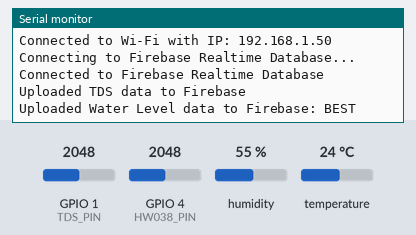
Simulated run of this sketch. Board: ESP32. Shown: the last lines printed to the serial monitor. Inputs (shaded band) come from the test bench; at power-on: GPIO 4 (HW038_PIN) = 2048, temperature 24 °C, GPIO 1 (TDS_PIN) = 2048, humidity 55 %. WiFi joins after 1.5 s; servers stay silent unless stated.

Above: at 3.6 s.
3.7 s: GPIO 4 (HW038_PIN) set to 260
At 6.2 s:
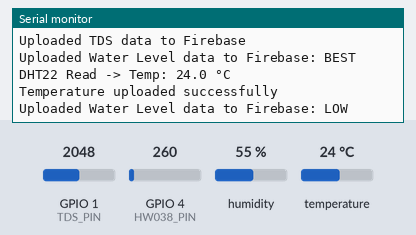
6.6 s: GPIO 4 (HW038_PIN) set to 122
At 10.6 s:
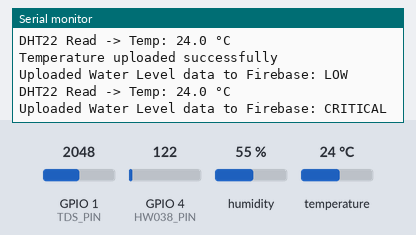
13.1 s: temperature set to 19 °C
At 15.4 s:
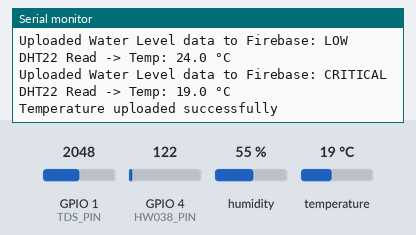

The sketch:

FianlCodeRead.ino
```cpp
#include <WiFi.h>
#include <Arduino.h>
#include <Firebase_ESP_Client.h>

#include "addons/TokenHelper.h"
#include "addons/RTDBHelper.h"
#include "secrets.h"

#include "dht_helper.h"
#include "tds_helper.h"
#include "hw038.h"

// Firebase Objects
FirebaseData fbdo;
FirebaseAuth auth;
FirebaseConfig config;

// Upload rate control
unsigned long lastFirebaseUploadMillis = 0;
const unsigned long firebaseUploadIntervalMs = 5000UL;

float lastUploadedTempC = -999.0f;
float lastUploadedTdsRef = -1.0f;
String lastUploadedWaterLevel = "";

void setup() {
  Serial.begin(115200);
  delay(500);
  Serial.println("Initializing Aqua Smart Readings Node (ESP32)...");

  // Temporarily lower CPU clock to 80MHz to reduce peak power draw during boot
  setCpuFrequencyMhz(80);

  // Connect to Wi-Fi
  Serial.print("Connecting to Wi-Fi");
  WiFi.begin(WiFi_SSID, WiFi_PASSWORD);
  while (WiFi.status() != WL_CONNECTED) {
    delay(500);
    Serial.print(".");
  }
  Serial.println("\nConnected to Wi-Fi with IP: " + WiFi.localIP().toString());

  // Restore high performance (240MHz)
  setCpuFrequencyMhz(240);

  // Connect to Firebase
  Serial.println("Connecting to Firebase Realtime Database...");
  config.api_key = Firebase_API_KEY;
  auth.user.email = Firebase_Device_mail;
  auth.user.password = Firebase_Device_pw;
  config.database_url = Firebase_DB_url;

  config.timeout.socketConnection = 10 * 1000;
  config.timeout.sslHandshake = 10 * 1000;

  config.token_status_callback = tokenStatusCallback;

  Firebase.begin(&config, &auth);
  Firebase.reconnectWiFi(true);

  fbdo.setResponseSize(2048);

  Serial.println("Connected to Firebase Realtime Database");

  // Required by the DB validate rule (hasChildren(['online','waterLevel','waterQuality']))
  if (!Firebase.RTDB.setBool(&fbdo, "/devices/aqua-main/status/online", true)) {
    Serial.printf("Failed to set online flag: %s\n", fbdo.errorReason().c_str());
  }

  // Initialize sensors
  setupDht();
  setupTds();
  setupHw038();

  // Seed waterLevel + waterQuality once at boot so the DB's hasChildren
  // validate rule is satisfied immediately, regardless of loop order
  readAndUploadTds(fbdo, lastUploadedTdsRef);
  readAndUploadHw038(fbdo, lastUploadedWaterLevel);
}

void loop() {
  unsigned long currentMillis = millis();
  if (currentMillis - lastFirebaseUploadMillis >= firebaseUploadIntervalMs) {
    lastFirebaseUploadMillis = currentMillis;

    if (Firebase.ready()) {
      // Call helper functions to read and upload
      readAndUploadDht(fbdo, lastUploadedTempC);
      readAndUploadTds(fbdo, lastUploadedTdsRef);
      readAndUploadHw038(fbdo, lastUploadedWaterLevel);
    }
  }
}
```

dht_helper.h
```cpp
#pragma once
#include <DHT.h>

#define DHTPIN 16
#define DHTTYPE DHT22   // DHT 22

DHT dht(DHTPIN, DHTTYPE);


bool measureDht22(float &tempC) {
  float t = dht.readTemperature();
  if (isnan(t)) {
    return false;
  }
  tempC = t;
  return true;
}

void setupDht() {
  dht.begin();
}

void readAndUploadDht(FirebaseData &fbdoRef, float &lastUploadedTempRef) {
  float tempC = 0.0f;

  if (measureDht22(tempC)) {
    Serial.printf("DHT22 Read -> Temp: %.1f °C\n", tempC);

    if (tempC != lastUploadedTempRef) {
      if (Firebase.RTDB.setFloat(&fbdoRef, "/devices/aqua-main/status/temperatureC", tempC)) {
        lastUploadedTempRef = tempC;
        Serial.println("Temperature uploaded successfully");
      } else {
        Serial.printf("Failed to upload temperature: %s\n", fbdoRef.errorReason().c_str());
      }
    }
  } else {
    Serial.println("Sensor reading failed, skipping Firebase upload");
  }
}
```

hw038.h
```cpp
#pragma once
#include <Arduino.h>
#include <Firebase_ESP_Client.h>

#define HW038_PIN 4

const int lowerThreshold = 200;
const int midThreshold = 420;
const int upperThreshold = 520;

void setupHw038() {
  pinMode(HW038_PIN, INPUT);
  analogSetAttenuation(ADC_11db);
}

String getHw038WaterLevel(int &rawLevelOut) {
  long adcSum = 0;
  for (int i = 0; i < 10; i++) {
    adcSum += analogRead(HW038_PIN);
    delay(2);
  }
  rawLevelOut = adcSum / 10;

  if (rawLevelOut > upperThreshold) {
    return "BEST";
  } else if (rawLevelOut > midThreshold) {
    return "MEDIUM";
  } else if (rawLevelOut > lowerThreshold) {
    return "LOW";
  } else {
    return "CRITICAL";
  }
}

void readAndUploadHw038(FirebaseData &fbdoRef, String &lastUploadedWaterLevelRef) {
  int level = 0;
  String currentWaterLevel = getHw038WaterLevel(level);

  if (currentWaterLevel != lastUploadedWaterLevelRef) {
    if (Firebase.RTDB.setString(&fbdoRef, "/devices/aqua-main/status/waterLevel", currentWaterLevel)) {
      lastUploadedWaterLevelRef = currentWaterLevel;
      Serial.print("Uploaded Water Level data to Firebase: ");
      Serial.println(currentWaterLevel);
    } else {
      Serial.printf("Failed to upload Water Level data: %s\n", fbdoRef.errorReason().c_str());
    }
  }
}
```

secrets.h
```cpp
#ifndef CONFIG_H
#define CONFIG_H

// WiFi Configuration
#define WiFi_SSID "Prem Fiber"
#define WiFi_PASSWORD "@welcome123"

// Firebase Configuration
#define Firebase_API_KEY "AIzaSyBLwrJHK-rU4AL8OtXM3XTrbm8JSmhtSKo"
#define Firebase_Device_mail "webadmin@gmail.com"
#define Firebase_Device_pw "admin@1223"
#define Firebase_DB_url "https://aqua-bot-dcbe0-default-rtdb.asia-southeast1.firebasedatabase.app"

#endif
```

tds_helper.h
```cpp
#pragma once
#include <Arduino.h>
#include <Firebase_ESP_Client.h>

#define TDS_PIN 1

static String lastUploadedTdsStatus = "";
static String lastUploadedWaterQuality = "";

void setupTds() {
  analogSetAttenuation(ADC_11db);
  pinMode(TDS_PIN, INPUT);
}

// waterQualityStatusOut: 6-tier display value used by the app UI (not enforced by DB rules)
// waterQualityOut: 3-tier value required by the DB validate rule (GOOD | AVERAGE | BAD only)
void getTdsReading(float &currentTds, String &waterQualityStatusOut, String &waterQualityOut, float &voltageOut) {
  float voltage = (analogRead(TDS_PIN) * 3.3) / 4096.0;
  voltageOut = voltage;

  float ppm = (133.42 * voltage * voltage * voltage
            - 255.86 * voltage * voltage
            + 857.39 * voltage) * 0.5;

  if (ppm < 0) ppm = 0;
  currentTds = ppm;

  if (ppm <= 0) {
    waterQualityStatusOut = "Unknown";
  } else if (ppm < 50) {
    waterQualityStatusOut = "BEST";
  } else if (ppm < 150) {
    waterQualityStatusOut = "GOOD";
  } else if (ppm < 300) {
    waterQualityStatusOut = "AVERAGE";
  } else if (ppm < 500) {
    waterQualityStatusOut = "POOR";
  } else if (ppm < 800) {
    waterQualityStatusOut = "BAD";
  } else {
    waterQualityStatusOut = "CRITICAL";
  }

}

void readAndUploadTds(FirebaseData &fbdoRef, float &lastUploadedTdsRef) {
  float currentTds = 0.0f;
  float voltage = 0.0f;
  String currentTdsStatus = "";
  String currentWaterQuality = "";
  getTdsReading(currentTds, currentTdsStatus, currentWaterQuality, voltage);

  if (currentTds != lastUploadedTdsRef || currentTdsStatus != lastUploadedTdsStatus) {
    FirebaseJson json;
    json.set("tdsPpm", (int)currentTds);
    json.set("waterSt", currentTdsStatus);
    json.set("waterQuality", currentWaterQuality);

    if (Firebase.RTDB.updateNode(&fbdoRef, "/devices/aqua-main/status", &json)) {
      lastUploadedTdsRef = currentTds;
      lastUploadedTdsStatus = currentTdsStatus;
      lastUploadedWaterQuality = currentWaterQuality;
      Serial.println("Uploaded TDS data to Firebase");
    } else {
      Serial.printf("Failed to upload TDS data: %s\n", fbdoRef.errorReason().c_str());
    }
  }
}
```

Measured:
- after the input at 3.7 s, the serial monitor: prints a new line after 1.6 s (image 1)
- after the input at 6.6 s, the serial monitor: prints a new line after 3.6 s (image 2)
- after the input at 13.1 s, the serial monitor: prints a new line after 1.9 s (image 3)
